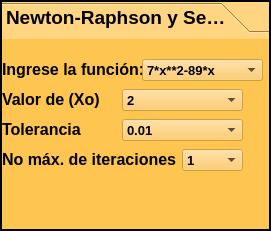
     <widget class="QToolBox" name="toolBox_4">
      <property name="geometry">
       <rect>
        <x>620</x>
        <y>90</y>
        <width>271</width>
        <height>231</height>
       </rect>
      </property>
      <property name="palette">
       <palette>
        <active>
         <colorrole role="WindowText">
          <brush brushstyle="SolidPattern">
           <color alpha="255">
            <red>0</red>
            <green>0</green>
            <blue>0</blue>
           </color>
          </brush>
         </colorrole>
         <colorrole role="Button">
          <brush brushstyle="SolidPattern">
           <color alpha="179">
            <red>255</red>
            <green>195</green>
            <blue>76</blue>
           </color>
          </brush>
         </colorrole>
         <colorrole role="Light">
          <brush brushstyle="SolidPattern">
           <color alpha="179">
            <red>255</red>
            <green>238</green>
            <blue>203</blue>
           </color>
          </brush>
         </colorrole>
         <colorrole role="Midlight">
          <brush brushstyle="SolidPattern">
           <color alpha="179">
            <red>255</red>
            <green>216</green>
            <blue>139</blue>
           </color>
          </brush>
         </colorrole>
         <colorrole role="Dark">
          <brush brushstyle="SolidPattern">
           <color alpha="179">
            <red>127</red>
            <green>98</green>
            <blue>38</blue>
           </color>
          </brush>
         </colorrole>
         <colorrole role="Mid">
          <brush brushstyle="SolidPattern">
           <color alpha="179">
            <red>170</red>
            <green>130</green>
            <blue>51</blue>
           </color>
          </brush>
         </colorrole>
         <colorrole role="Text">
          <brush brushstyle="SolidPattern">
           <color alpha="255">
            <red>0</red>
            <green>0</green>
            <blue>0</blue>
           </color>
          </brush>
         </colorrole>
         <colorrole role="BrightText">
          <brush brushstyle="SolidPattern">
           <color alpha="255">
            <red>255</red>
            <green>255</green>
            <blue>255</blue>
           </color>
          </brush>
         </colorrole>
         <colorrole role="ButtonText">
          <brush brushstyle="SolidPattern">
           <color alpha="255">
            <red>0</red>
            <green>0</green>
            <blue>0</blue>
           </color>
          </brush>
         </colorrole>
         <colorrole role="Base">
          <brush brushstyle="SolidPattern">
           <color alpha="255">
            <red>255</red>
            <green>255</green>
            <blue>255</blue>
           </color>
          </brush>
         </colorrole>
         <colorrole role="Window">
          <brush brushstyle="SolidPattern">
           <color alpha="179">
            <red>255</red>
            <green>195</green>
            <blue>76</blue>
           </color>
          </brush>
         </colorrole>
         <colorrole role="Shadow">
          <brush brushstyle="SolidPattern">
           <color alpha="255">
            <red>0</red>
            <green>0</green>
            <blue>0</blue>
           </color>
          </brush>
         </colorrole>
         <colorrole role="AlternateBase">
          <brush brushstyle="SolidPattern">
           <color alpha="217">
            <red>255</red>
            <green>225</green>
            <blue>165</blue>
           </color>
          </brush>
         </colorrole>
         <colorrole role="ToolTipBase">
          <brush brushstyle="SolidPattern">
           <color alpha="255">
            <red>255</red>
            <green>255</green>
            <blue>220</blue>
           </color>
          </brush>
         </colorrole>
         <colorrole role="ToolTipText">
          <brush brushstyle="SolidPattern">
           <color alpha="255">
            <red>0</red>
            <green>0</green>
            <blue>0</blue>
           </color>
          </brush>
         </colorrole>
         <colorrole role="PlaceholderText">
          <brush brushstyle="SolidPattern">
           <color alpha="127">
            <red>0</red>
            <green>0</green>
            <blue>0</blue>
           </color>
          </brush>
         </colorrole>
         <colorrole role="Accent">
          <brush brushstyle="SolidPattern">
           <color alpha="255">
            <red>255</red>
            <green>255</green>
            <blue>255</blue>
           </color>
          </brush>
         </colorrole>
        </active>
        <inactive>
         <colorrole role="WindowText">
          <brush brushstyle="SolidPattern">
           <color alpha="255">
            <red>0</red>
            <green>0</green>
            <blue>0</blue>
           </color>
          </brush>
         </colorrole>
         <colorrole role="Button">
          <brush brushstyle="SolidPattern">
           <color alpha="179">
            <red>255</red>
            <green>195</green>
            <blue>76</blue>
           </color>
          </brush>
         </colorrole>
         <colorrole role="Light">
          <brush brushstyle="SolidPattern">
           <color alpha="179">
            <red>255</red>
            <green>238</green>
            <blue>203</blue>
           </color>
          </brush>
         </colorrole>
         <colorrole role="Midlight">
          <brush brushstyle="SolidPattern">
           <color alpha="179">
            <red>255</red>
            <green>216</green>
            <blue>139</blue>
           </color>
          </brush>
         </colorrole>
         <colorrole role="Dark">
          <brush brushstyle="SolidPattern">
           <color alpha="179">
            <red>127</red>
            <green>98</green>
            <blue>38</blue>
           </color>
          </brush>
         </colorrole>
         <colorrole role="Mid">
          <brush brushstyle="SolidPattern">
           <color alpha="179">
            <red>170</red>
            <green>130</green>
            <blue>51</blue>
           </color>
          </brush>
         </colorrole>
         <colorrole role="Text">
          <brush brushstyle="SolidPattern">
           <color alpha="255">
            <red>0</red>
            <green>0</green>
            <blue>0</blue>
           </color>
          </brush>
         </colorrole>
         <colorrole role="BrightText">
          <brush brushstyle="SolidPattern">
           <color alpha="255">
            <red>255</red>
            <green>255</green>
            <blue>255</blue>
           </color>
          </brush>
         </colorrole>
         <colorrole role="ButtonText">
          <brush brushstyle="SolidPattern">
           <color alpha="255">
            <red>0</red>
            <green>0</green>
            <blue>0</blue>
           </color>
          </brush>
         </colorrole>
         <colorrole role="Base">
          <brush brushstyle="SolidPattern">
           <color alpha="255">
            <red>255</red>
            <green>255</green>
            <blue>255</blue>
           </color>
          </brush>
         </colorrole>
         <colorrole role="Window">
          <brush brushstyle="SolidPattern">
           <color alpha="179">
            <red>255</red>
            <green>195</green>
            <blue>76</blue>
           </color>
          </brush>
         </colorrole>
         <colorrole role="Shadow">
          <brush brushstyle="SolidPattern">
           <color alpha="255">
            <red>0</red>
            <green>0</green>
            <blue>0</blue>
           </color>
          </brush>
         </colorrole>
         <colorrole role="AlternateBase">
          <brush brushstyle="SolidPattern">
           <color alpha="217">
            <red>255</red>
            <green>225</green>
            <blue>165</blue>
           </color>
          </brush>
         </colorrole>
         <colorrole role="ToolTipBase">
          <brush brushstyle="SolidPattern">
           <color alpha="255">
            <red>255</red>
            <green>255</green>
            <blue>220</blue>
           </color>
          </brush>
         </colorrole>
         <colorrole role="ToolTipText">
          <brush brushstyle="SolidPattern">
           <color alpha="255">
            <red>0</red>
            <green>0</green>
            <blue>0</blue>
           </color>
          </brush>
         </colorrole>
         <colorrole role="PlaceholderText">
          <brush brushstyle="SolidPattern">
           <color alpha="127">
            <red>0</red>
            <green>0</green>
            <blue>0</blue>
           </color>
          </brush>
         </colorrole>
         <colorrole role="Accent">
          <brush brushstyle="SolidPattern">
           <color alpha="255">
            <red>255</red>
            <green>255</green>
            <blue>255</blue>
           </color>
          </brush>
         </colorrole>
        </inactive>
        <disabled>
         <colorrole role="WindowText">
          <brush brushstyle="SolidPattern">
           <color alpha="179">
            <red>127</red>
            <green>98</green>
            <blue>38</blue>
           </color>
          </brush>
         </colorrole>
         <colorrole role="Button">
          <brush brushstyle="SolidPattern">
           <color alpha="179">
            <red>255</red>
            <green>195</green>
            <blue>76</blue>
           </color>
          </brush>
         </colorrole>
         <colorrole role="Light">
          <brush brushstyle="SolidPattern">
           <color alpha="179">
            <red>255</red>
            <green>238</green>
            <blue>203</blue>
           </color>
          </brush>
         </colorrole>
         <colorrole role="Midlight">
          <brush brushstyle="SolidPattern">
           <color alpha="179">
            <red>255</red>
            <green>216</green>
            <blue>139</blue>
           </color>
          </brush>
         </colorrole>
         <colorrole role="Dark">
          <brush brushstyle="SolidPattern">
           <color alpha="179">
            <red>127</red>
            <green>98</green>
            <blue>38</blue>
           </color>
          </brush>
         </colorrole>
         <colorrole role="Mid">
          <brush brushstyle="SolidPattern">
           <color alpha="179">
            <red>170</red>
            <green>130</green>
            <blue>51</blue>
           </color>
          </brush>
         </colorrole>
         <colorrole role="Text">
          <brush brushstyle="SolidPattern">
           <color alpha="179">
            <red>127</red>
            <green>98</green>
            <blue>38</blue>
           </color>
          </brush>
         </colorrole>
         <colorrole role="BrightText">
          <brush brushstyle="SolidPattern">
           <color alpha="255">
            <red>255</red>
            <green>255</green>
            <blue>255</blue>
           </color>
          </brush>
         </colorrole>
         <colorrole role="ButtonText">
          <brush brushstyle="SolidPattern">
           <color alpha="179">
            <red>127</red>
            <green>98</green>
            <blue>38</blue>
           </color>
          </brush>
         </colorrole>
         <colorrole role="Base">
          <brush brushstyle="SolidPattern">
           <color alpha="179">
            <red>255</red>
            <green>195</green>
            <blue>76</blue>
           </color>
          </brush>
         </colorrole>
         <colorrole role="Window">
          <brush brushstyle="SolidPattern">
           <color alpha="179">
            <red>255</red>
            <green>195</green>
            <blue>76</blue>
           </color>
          </brush>
         </colorrole>
         <colorrole role="Shadow">
          <brush brushstyle="SolidPattern">
           <color alpha="255">
            <red>0</red>
            <green>0</green>
            <blue>0</blue>
           </color>
          </brush>
         </colorrole>
         <colorrole role="AlternateBase">
          <brush brushstyle="SolidPattern">
           <color alpha="179">
            <red>255</red>
            <green>195</green>
            <blue>76</blue>
           </color>
          </brush>
         </colorrole>
         <colorrole role="ToolTipBase">
          <brush brushstyle="SolidPattern">
           <color alpha="255">
            <red>255</red>
            <green>255</green>
            <blue>220</blue>
           </color>
          </brush>
         </colorrole>
         <colorrole role="ToolTipText">
          <brush brushstyle="SolidPattern">
           <color alpha="255">
            <red>0</red>
            <green>0</green>
            <blue>0</blue>
           </color>
          </brush>
         </colorrole>
         <colorrole role="PlaceholderText">
          <brush brushstyle="SolidPattern">
           <color alpha="89">
            <red>127</red>
            <green>98</green>
            <blue>38</blue>
           </color>
          </brush>
         </colorrole>
         <colorrole role="Accent">
          <brush brushstyle="SolidPattern">
           <color alpha="179">
            <red>255</red>
            <green>221</green>
            <blue>152</blue>
           </color>
          </brush>
         </colorrole>
        </disabled>
       </palette>
      </property>
      <property name="font">
       <font>
        <pointsize>14</pointsize>
        <bold>true</bold>
       </font>
      </property>
      <property name="frameShape">
       <enum>QFrame::Shape::WinPanel</enum>
      </property>
      <property name="currentIndex">
       <number>0</number>
      </property>
      <widget class="QWidget" name="page_7">
       <property name="geometry">
        <rect>
         <x>0</x>
         <y>0</y>
         <width>267</width>
         <height>187</height>
        </rect>
       </property>
       <attribute name="label">
        <string>Newton-Raphson y Secante</string>
       </attribute>
       <widget class="QLabel" name="label_91">
        <property name="geometry">
         <rect>
          <x>0</x>
          <y>20</y>
          <width>141</width>
          <height>21</height>
         </rect>
        </property>
        <property name="font">
         <font>
          <pointsize>12</pointsize>
          <bold>true</bold>
         </font>
        </property>
        <property name="styleSheet">
         <string notr="true"/>
        </property>
        <property name="frameShape">
         <enum>QFrame::Shape::NoFrame</enum>
        </property>
        <property name="frameShadow">
         <enum>QFrame::Shadow::Raised</enum>
        </property>
        <property name="text">
         <string>Ingrese la función: </string>
        </property>
        <property name="textFormat">
         <enum>Qt::TextFormat::AutoText</enum>
        </property>
       </widget>
       <widget class="QComboBox" name="comboBox_11">
        <property name="geometry">
         <rect>
          <x>140</x>
          <y>20</y>
          <width>121</width>
          <height>22</height>
         </rect>
        </property>
        <property name="font">
         <font>
          <pointsize>10</pointsize>
          <bold>true</bold>
         </font>
        </property>
        <property name="currentText">
         <string>7*x**2-89*x </string>
        </property>
        <item>
         <property name="text">
          <string>7*x**2-89*x </string>
         </property>
        </item>
        <item>
         <property name="text">
          <string>33*x**3+9*x**2+6*x</string>
         </property>
        </item>
        <item>
         <property name="text">
          <string>4x</string>
         </property>
        </item>
       </widget>
       <widget class="QLabel" name="label_95">
        <property name="geometry">
         <rect>
          <x>0</x>
          <y>50</y>
          <width>111</width>
          <height>21</height>
         </rect>
        </property>
        <property name="font">
         <font>
          <pointsize>12</pointsize>
          <bold>true</bold>
         </font>
        </property>
        <property name="styleSheet">
         <string notr="true"/>
        </property>
        <property name="frameShape">
         <enum>QFrame::Shape::NoFrame</enum>
        </property>
        <property name="frameShadow">
         <enum>QFrame::Shadow::Raised</enum>
        </property>
        <property name="text">
         <string>Valor de (Xo) </string>
        </property>
        <property name="textFormat">
         <enum>Qt::TextFormat::AutoText</enum>
        </property>
       </widget>
       <widget class="QLabel" name="label_96">
        <property name="geometry">
         <rect>
          <x>0</x>
          <y>80</y>
          <width>111</width>
          <height>21</height>
         </rect>
        </property>
        <property name="font">
         <font>
          <pointsize>12</pointsize>
          <bold>true</bold>
         </font>
        </property>
        <property name="styleSheet">
         <string notr="true"/>
        </property>
        <property name="frameShape">
         <enum>QFrame::Shape::NoFrame</enum>
        </property>
        <property name="frameShadow">
         <enum>QFrame::Shadow::Raised</enum>
        </property>
        <property name="text">
         <string>Tolerancia</string>
        </property>
        <property name="textFormat">
         <enum>Qt::TextFormat::AutoText</enum>
        </property>
       </widget>
       <widget class="QLabel" name="label_97">
        <property name="geometry">
         <rect>
          <x>0</x>
          <y>110</y>
          <width>181</width>
          <height>21</height>
         </rect>
        </property>
        <property name="font">
         <font>
          <pointsize>12</pointsize>
          <bold>true</bold>
         </font>
        </property>
        <property name="styleSheet">
         <string notr="true"/>
        </property>
        <property name="frameShape">
         <enum>QFrame::Shape::NoFrame</enum>
        </property>
        <property name="frameShadow">
         <enum>QFrame::Shadow::Raised</enum>
        </property>
        <property name="text">
         <string>No máx. de iteraciones</string>
        </property>
        <property name="textFormat">
         <enum>Qt::TextFormat::AutoText</enum>
        </property>
       </widget>
       <widget class="QComboBox" name="comboBox_13">
        <property name="geometry">
         <rect>
          <x>120</x>
          <y>50</y>
          <width>121</width>
          <height>22</height>
         </rect>
        </property>
        <property name="font">
         <font>
          <pointsize>10</pointsize>
          <bold>true</bold>
         </font>
        </property>
        <property name="currentText">
         <string>2</string>
        </property>
        <item>
         <property name="text">
          <string>2</string>
         </property>
        </item>
        <item>
         <property name="text">
          <string>-1</string>
         </property>
        </item>
        <item>
         <property name="text">
          <string>0.1</string>
         </property>
        </item>
       </widget>
       <widget class="QComboBox" name="comboBox_14">
        <property name="geometry">
         <rect>
          <x>120</x>
          <y>80</y>
          <width>121</width>
          <height>22</height>
         </rect>
        </property>
        <property name="font">
         <font>
          <pointsize>10</pointsize>
          <bold>true</bold>
         </font>
        </property>
        <property name="currentText">
         <string>0.01</string>
        </property>
        <item>
         <property name="text">
          <string>0.01</string>
         </property>
        </item>
        <item>
         <property name="text">
          <string>1</string>
         </property>
        </item>
        <item>
         <property name="text">
          <string>0.1</string>
         </property>
        </item>
       </widget>
       <widget class="QComboBox" name="comboBox_22">
        <property name="geometry">
         <rect>
          <x>180</x>
          <y>110</y>
          <width>61</width>
          <height>22</height>
         </rect>
        </property>
        <property name="font">
         <font>
          <pointsize>10</pointsize>
          <bold>true</bold>
         </font>
        </property>
        <property name="currentText">
         <string>1</string>
        </property>
        <item>
         <property name="text">
          <string>1</string>
         </property>
        </item>
        <item>
         <property name="text">
          <string>10</string>
         </property>
        </item>
        <item>
         <property name="text">
          <string>100</string>
         </property>
        </item>
       </widget>
      </widget>
     </widget>
